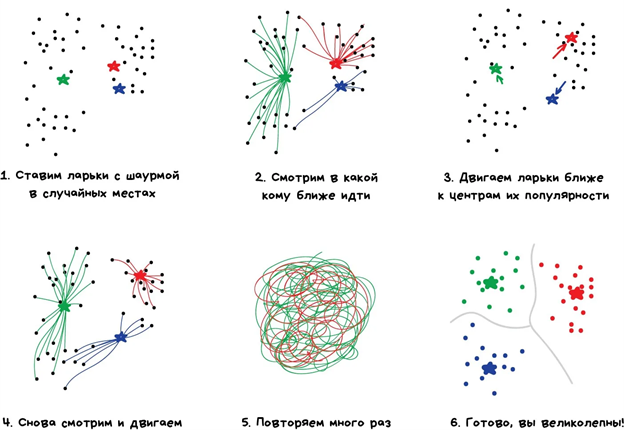
#> input picture Алгоритмы и методы для реализации компьютерного зрения в робототехнике/pz4/pic.png, 624 x 430 px
$ python 3.py
#> lines starting #> are read from the running program, lines starting #| are printed output that depends on the picture
import cv2
import numpy as np


def kmeans_mono():
    # Загрузка монохромного изображения
    image = cv2.imread('pic.png', 0)

    # Преобразование изображения в одномерный массив
    data = image.reshape((-1, 1))

    # Преобразование в тип данных с плавающей запятой
    data = np.float32(data)

    # Определение критериев останова для алгоритма к-средних
    criteria = (cv2.TERM_CRITERIA_EPS + cv2.TERM_CRITERIA_MAX_ITER, 10, 1.0)

    # Применение алгоритма к-средних
    _, labels, centers = cv2.kmeans(data, 3, None, criteria, 10, cv2.KMEANS_RANDOM_CENTERS)

    # Конвертация центров кластеров обратно в тип данных с плавающей запятой
    centers = np.uint8(centers)

    # Преобразование меток обратно в изображение
    segmented_image = centers[labels.flatten()]
    segmented_image = segmented_image.reshape(image.shape)

    # Вывод центров кластеров
    print('Центры кластеров для монохромного изображения:')
    print(centers)

    # Отображение исходного и сегментированного изображений
    cv2.imshow('Original Image', image)
    cv2.imshow('Segmented Image', segmented_image)
    cv2.waitKey(0)
    cv2.destroyAllWindows()

# Сегментация цветного изображения kobi.png на два и четыре региона
def kmeans_color():
    # Загрузка цветного изображения
    image = cv2.imread('pic.png')
#> image is the input picture: shape (430, 624, 3); mean B, G, R 243, 243.9, 243.2

    # Преобразование изображения в одномерный массив
    data = image.reshape((-1, 3))

    # Преобразование в тип данных с плавающей запятой
    data = np.float32(data)

    # Определение критериев останова для алгоритма к-средних
    criteria = (cv2.TERM_CRITERIA_EPS + cv2.TERM_CRITERIA_MAX_ITER, 10, 1.0)

    # Применение алгоритма к-средних для двух регионов
    _, labels2, centers2 = cv2.kmeans(data, 2, None, criteria, 10, cv2.KMEANS_RANDOM_CENTERS)
#> centers2 = [[253.7, 254.1, 253.6], [96.72, 105.7, 100.8]]

    # Применение алгоритма к-средних для четырех регионов
    _, labels4, centers4 = cv2.kmeans(data, 4, None, criteria, 10, cv2.KMEANS_RANDOM_CENTERS)
#> centers4 = [[98.55, 108.3, 108.4], [172.4, 184.1, 172.3], [255, 255.2, 254.9], [14.48, 14.08, 13.88]]

    # Конвертация центров кластеров обратно в тип данных с плавающей запятой
    centers2 = np.uint8(centers2)
#> centers2 = [[253, 254, 253], [96, 105, 100]]
    centers4 = np.uint8(centers4)
#> centers4 = [[98, 108, 108], [172, 184, 172], [255, 255, 254], [14, 14, 13]]

    # Преобразование меток обратно в изображение
    segmented_image2 = centers2[labels2.flatten()]
    segmented_image2 = segmented_image2.reshape(image.shape)
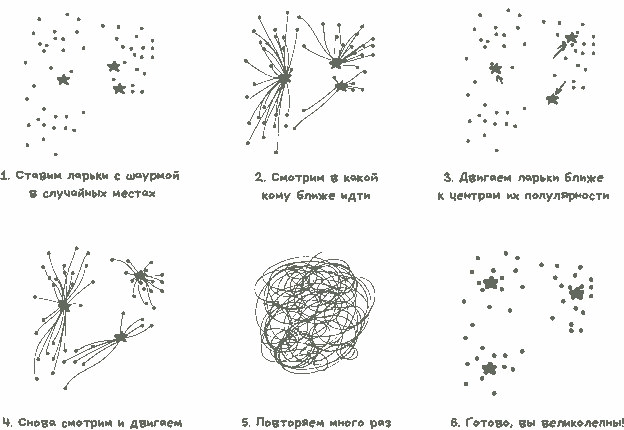
#> segmented_image2: shape (430, 624, 3); mean B, G, R 242.9, 244.4, 243.2

    segmented_image4 = centers4[labels4.flatten()]
    segmented_image4 = segmented_image4.reshape(image.shape)
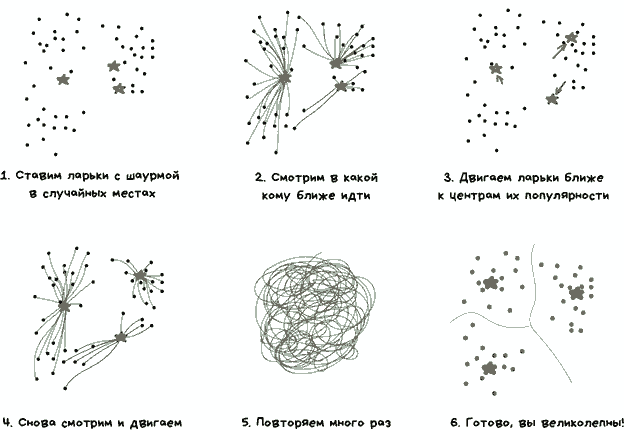
#> segmented_image4: shape (430, 624, 3); mean B, G, R 243.6, 244.4, 242.9

    # Вывод центров кластеров
    print('Центры кластеров для цветного изображения (два региона):')
    print(centers2)
#| [[253 254 253]
#|  [ 96 105 100]]
    print('Центры кластеров для цветного изображения (четыре региона):')
    print(centers4)
#| [[ 98 108 108]
#|  [172 184 172]
#|  [255 255 254]
#|  [ 14  14  13]]

    # Отображение исходного и сегментированного изображений
    cv2.imshow('Original Image', image)
    cv2.imshow('Segmented Image (2 clusters)', segmented_image2)
    cv2.imshow('Segmented Image (4 clusters)', segmented_image4)
    cv2.waitKey(0)
    cv2.destroyAllWindows()
#kmeans_mono()
kmeans_color()
